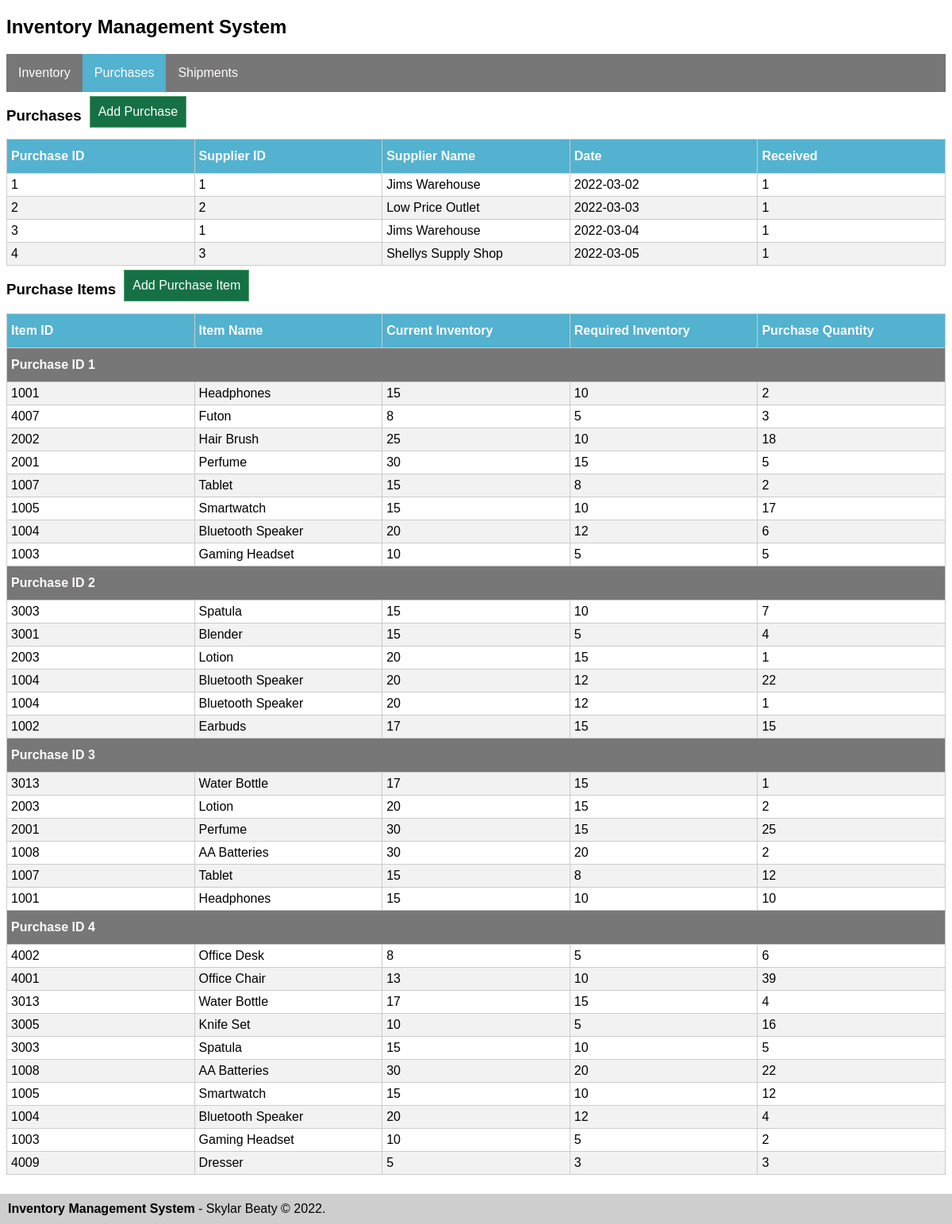
The page /purchases.php on the database its author committed.
### tables this page shows
CREATE TABLE purchases(
    id INT NOT NULL UNIQUE,
    date DATE,
    supplier_id INT,
    recieved BOOLEAN,
    PRIMARY KEY (id),
    FOREIGN KEY (supplier_id) REFERENCES suppliers(id)
);

CREATE TABLE suppliers(
    id INT NOT NULL UNIQUE,
    supplier_name VARCHAR(255),
    PRIMARY KEY (id)
);

CREATE TABLE purchase_items(
    id INT AUTO_INCREMENT,
    item_id INT,
    purchase_id INT,
    quantity INT NOT NULL,
    PRIMARY KEY (id),
    FOREIGN KEY (item_id) REFERENCES items(id),
    FOREIGN KEY (purchase_id) REFERENCES purchases(id)
);

CREATE TABLE items(
    id INT NOT NULL UNIQUE,
    name VARCHAR(255),
    current_inventory int,
    required_inventory int,
    PRIMARY KEY (id)
);

### purchases.php (the view, shortened to what this page needs)
<?php
include_once 'inc/head.php';
include_once 'inc/nav.php';
?>
<h3 class="button_header">Purchases</h3>
<button class="pop_up_button" data-pop-up="add_purchase_pop_up">Add Purchase</button>
<table class="db-table">
    <thead>
        <tr>
            <th>Purchase ID</th>
            <th>Supplier ID</th>
            <th>Supplier Name</th>
            <th>Date</th>
            <th>Received</th>
        </tr>
    </thead>
    <tbody>
        <?php
        include_once 'inc/connect.php';
        $results = mysqli_query($connection, "SELECT purchases.id, purchases.supplier_id, suppliers.supplier_name, purchases.date, purchases.recieved
                FROM purchases INNER JOIN suppliers ON purchases.supplier_id=suppliers.id
                ORDER BY purchases.id ASC");
        while($row = mysqli_fetch_array($results)) {
        ?>
            <tr>
                <td><?php echo $row['id']?></td>
                <td><?php echo $row['supplier_id']?></td>
                <td><?php echo $row['supplier_name']?></td>
                <td><?php echo $row['date']?></td>
                <td><?php echo $row['recieved']?></td>
            </tr>
        <?php
        }
        ?>
    </tbody>
</table>
<h3 class="button_header">Purchase Items</h3>
<button class="pop_up_button" data-pop-up="add_purchase_item_pop_up">Add Purchase Item</button>
<table class="db-table">
    <thead>
        <tr>
            <th>Item ID</th>
            <th>Item Name</th>
            <th>Current Inventory</th>
            <th>Required Inventory</th>
            <th>Purchase Quantity</th>
        </tr>
    </thead>
    <tbody>
        <?php
        include_once 'inc/connect.php';
        $query = "SELECT purchase_items.item_id, items.name, items.current_inventory, items.required_inventory, purchase_items.quantity, purchase_items.purchase_id
                FROM purchase_items INNER JOIN items ON purchase_items.item_id=items.id
                ORDER BY purchase_id ASC";
        $results = mysqli_query($connection, $query);
        $last_purchase_id = -1;
        while($row = mysqli_fetch_array($results)) {
            if($last_purchase_id != $row['purchase_id']){
                ?>
                <tr>
                    <th id="table-sub-header" colspan="5">Purchase ID <?php echo $row['purchase_id']?></th>
                </tr>
                <?php
                $last_purchase_id = $row['purchase_id'];
            }
        ?>
            <tr>
                <td><?php echo $row['item_id']?></td>
                <td><?php echo $row['name']?></td>
                <td><?php echo $row['current_inventory']?></td>
                <td><?php echo $row['required_inventory']?></td>
                <td><?php echo $row['quantity']?></td>
            </tr>
        <?php
        }
        ?>
    </tbody>
</table>
<?php
include_once 'inc/footer.php'
?>

### css/style.css (style rules this page uses)
body { font-family: 'Montserrat', sans-serif; }
.db-table { border-collapse: collapse; table-layout: fixed; width: 100%; }
.db-table td, .db-table th { border: 1px solid #ccc; padding: 5px; }
.db-table tr:nth-child(even) { background-color: #f2f2f2; }
.db-table th { padding-top: 12px; padding-bottom: 12px; text-align: left; background-color: #52B2CF; color: #FFFBFF; }
#table-sub-header { background-color: #777; }
.button_header { float: left; }
.pop_up_button { display: inline-block; margin-left: 10px; }
button { background-color: #157145; border: #57A773 1px solid; margin: 5px 0px; padding: 10px; font-size: 16px; color: #FFFBFF; cursor: pointer; }

### rows shown on the page
purchases: id "1", supplier "1", supplier.supplier_name "Jims Warehouse", date "2022-03-02", recieved "1"
purchases: id "2", supplier "2", supplier.supplier_name "Low Price Outlet", date "2022-03-03", recieved "1"
purchases: id "3", supplier "1", supplier.supplier_name "Jims Warehouse", date "2022-03-04", recieved "1"
purchases: id "4", supplier "3", supplier.supplier_name "Shellys Supply Shop", date "2022-03-05", recieved "1"
purchase_items: purchase "1", item "1001", item.name "Headphones", item.current_inventory "15", item.required_inventory "10", quantity "2"
purchase_items: item "4007", item.name "Futon", item.current_inventory "8", item.required_inventory "5", quantity "3"
purchase_items: item "2002", item.name "Hair Brush", item.current_inventory "25", item.required_inventory "10", quantity "18"
purchase_items: item "2001", item.name "Perfume", item.current_inventory "30", item.required_inventory "15", quantity "5"
purchase_items: item "1007", item.name "Tablet", item.current_inventory "15", item.required_inventory "8", quantity "2"
purchase_items: item "1005", item.name "Smartwatch", item.current_inventory "15", item.required_inventory "10", quantity "17"
purchase_items: item "1004", item.name "Bluetooth Speaker", item.current_inventory "20", item.required_inventory "12", quantity "6"
purchase_items: item "1003", item.name "Gaming Headset", item.current_inventory "10", item.required_inventory "5", quantity "5"
purchase_items: purchase "2", item "3003", item.name "Spatula", item.current_inventory "15", item.required_inventory "10", quantity "7"
purchase_items: item "3001", item.name "Blender", item.current_inventory "15", item.required_inventory "5", quantity "4"
purchase_items: item "2003", item.name "Lotion", item.current_inventory "20", item.required_inventory "15", quantity "1"
purchase_items: item "1004", item.name "Bluetooth Speaker", item.current_inventory "20", item.required_inventory "12", quantity "22"
purchase_items: item "1004", item.name "Bluetooth Speaker", item.current_inventory "20", item.required_inventory "12", quantity "1"
purchase_items: item "1002", item.name "Earbuds", item.current_inventory "17", item.required_inventory "15", quantity "15"
purchase_items: purchase "3", item "3013", item.name "Water Bottle", item.current_inventory "17", item.required_inventory "15", quantity "1"
purchase_items: item "2003", item.name "Lotion", item.current_inventory "20", item.required_inventory "15", quantity "2"
purchase_items: item "2001", item.name "Perfume", item.current_inventory "30", item.required_inventory "15", quantity "25"
purchase_items: item "1008", item.name "AA Batteries", item.current_inventory "30", item.required_inventory "20", quantity "2"
purchase_items: item "1007", item.name "Tablet", item.current_inventory "15", item.required_inventory "8", quantity "12"
purchase_items: item "1001", item.name "Headphones", item.current_inventory "15", item.required_inventory "10", quantity "10"
purchase_items: purchase "4", item "4002", item.name "Office Desk", item.current_inventory "8", item.required_inventory "5", quantity "6"
purchase_items: item "4001", item.name "Office Chair", item.current_inventory "13", item.required_inventory "10", quantity "39"
purchase_items: item "3013", item.name "Water Bottle", item.current_inventory "17", item.required_inventory "15", quantity "4"
purchase_items: item "3005", item.name "Knife Set", item.current_inventory "10", item.required_inventory "5", quantity "16"
purchase_items: item "3003", item.name "Spatula", item.current_inventory "15", item.required_inventory "10", quantity "5"
purchase_items: item "1008", item.name "AA Batteries", item.current_inventory "30", item.required_inventory "20", quantity "22"
purchase_items: item "1005", item.name "Smartwatch", item.current_inventory "15", item.required_inventory "10", quantity "12"
purchase_items: item "1004", item.name "Bluetooth Speaker", item.current_inventory "20", item.required_inventory "12", quantity "4"
purchase_items: item "1003", item.name "Gaming Headset", item.current_inventory "10", item.required_inventory "5", quantity "2"
purchase_items: item "4009", item.name "Dresser", item.current_inventory "5", item.required_inventory "3", quantity "3"
